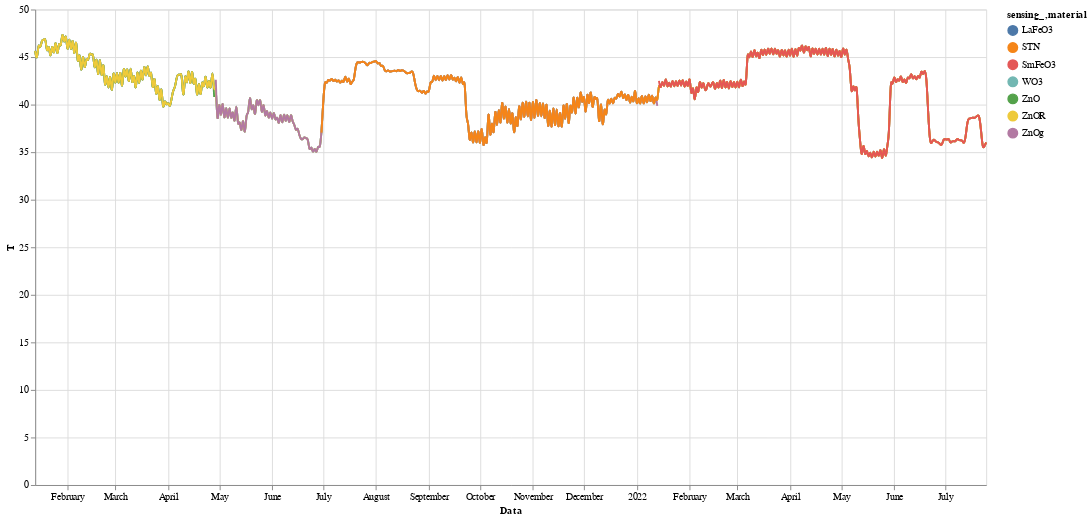

Write notebook code for a chart like this one.
### Code cell
# dfFBK1[['Data','Ora']]=dfFBK1.ts.str.split(' ',expand=True)

#dfFBK1 = dfFBK1[DataInizioAnno <= dfFBK1.Data]
#dfFBK1 = dfFBK1[dfFBK1.Data <= DataFineAnno]

#dfFBK1ResV = dfFBK1.drop(dfFBK1.columns[[5,6,7]], axis=1)
dfFBK1TPH = dfFBK1.drop(dfFBK1.columns[[2,3,4]], axis=1)
#dfFBK1.head(10)
dfFBK1TPH = dfFBK1TPH.groupby(["Data", "sensing_,material"]).mean()
dfFBK1TPH = dfFBK1TPH.reset_index()
print(dfFBK1TPH)

dfFBK1TPH["Data"] = pd.to_datetime(dfFBK1TPH["Data"])
dfFBK1TPH = dfFBK1TPH.reset_index()


#-----------output----------------------------------
chart = alt.Chart(dfFBK1TPH).mark_line().encode(
    x="Data",
    y='T',
    color='sensing_,material',
    bin=alt.Bin(maxbins=20)
    )


nearest = alt.selection(type='single', nearest=True, on='mouseover',
                        fields=['Data'], empty='none')

line = alt.Chart(dfFBK1TPH).mark_line(interpolate='basis').encode(
    x = 'Data',
    y='T',
    color='sensing_,material',
    
)

selectors = alt.Chart(dfFBK1TPH).mark_point().encode(
    x='Data',
    opacity=alt.value(0)
).add_selection(
    nearest
)

points = line.mark_point().encode(
    opacity=alt.condition(nearest, alt.value(1), alt.value(0))
)

text = line.mark_text(align='left', dx=5, dy=-5).encode(
    text=alt.condition(nearest, 'T', alt.value(' '))
)

rules = alt.Chart(dfFBK1TPH).mark_rule(color='gray').encode(
    x='Data'
).transform_filter(
    nearest
)

alt.layer(
    line, selectors, points, rules, text
).properties(
    width=1000, height=500

)

### Figure 1 — Vega-Lite specification as saved in the notebook (floating-point values rounded to 4 significant figures; data arrays with more than 128 entries replaced by an {"elided": "..."} marker saying what was removed)
{"config": {"view": {"continuousWidth": 400, "continuousHeight": 300}}, "layer": [{"mark": {"type": "line", "interpolate": "basis"}, "encoding": {"color": {"field": "sensing_,material", "type": "nominal"}, "x": {"field": "Data", "type": "temporal"}, "y": {"field": "T", "type": "quantitative"}}}, {"mark": "point", "encoding": {"opacity": {"value": 0}, "x": {"field": "Data", "type": "temporal"}}, "selection": {"selector069": {"type": "single", "nearest": true, "on": "mouseover", "fields": ["Data"], "empty": "none"}}}, {"mark": "point", "encoding": {"color": {"field": "sensing_,material", "type": "nominal"}, "opacity": {"condition": {"value": 1, "selection": "selector069"}, "value": 0}, "x": {"field": "Data", "type": "temporal"}, "y": {"field": "T", "type": "quantitative"}}}, {"mark": {"type": "rule", "color": "gray"}, "encoding": {"x": {"field": "Data", "type": "temporal"}}, "transform": [{"filter": {"selection": "selector069"}}]}, {"mark": {"type": "text", "align": "left", "dx": 5, "dy": -5}, "encoding": {"color": {"field": "sensing_,material", "type": "nominal"}, "text": {"condition": {"field": "T", "type": "quantitative", "selection": "selector069"}, "value": " "}, "x": {"field": "Data", "type": "temporal"}, "y": {"field": "T", "type": "quantitative"}}}], "data": {"name": "data-a9922f17ab106d8be63ddc27bc178ade"}, "height": 500, "width": 1000, "$schema": "https://vega.github.io/schema/vega-lite/v4.17.0.json", "datasets": {"data-a9922f17ab106d8be63ddc27bc178ade": {"elided": "2627 records"}}}
